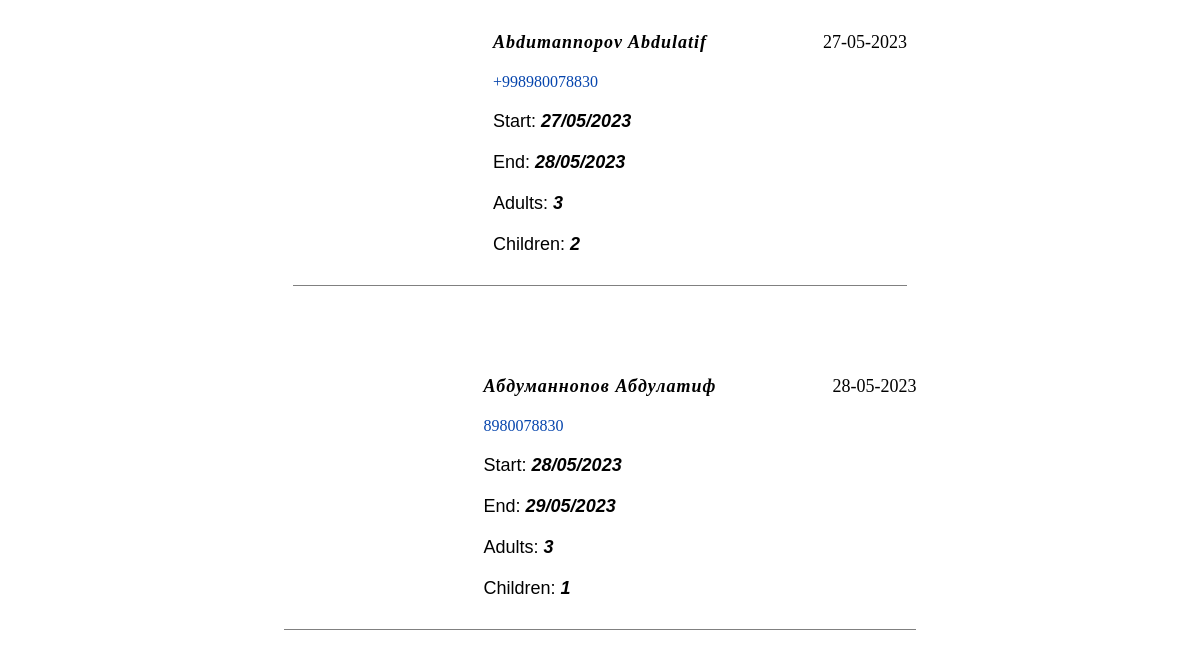
Before: /admin_panel (signed in, lower part) with the older database file.
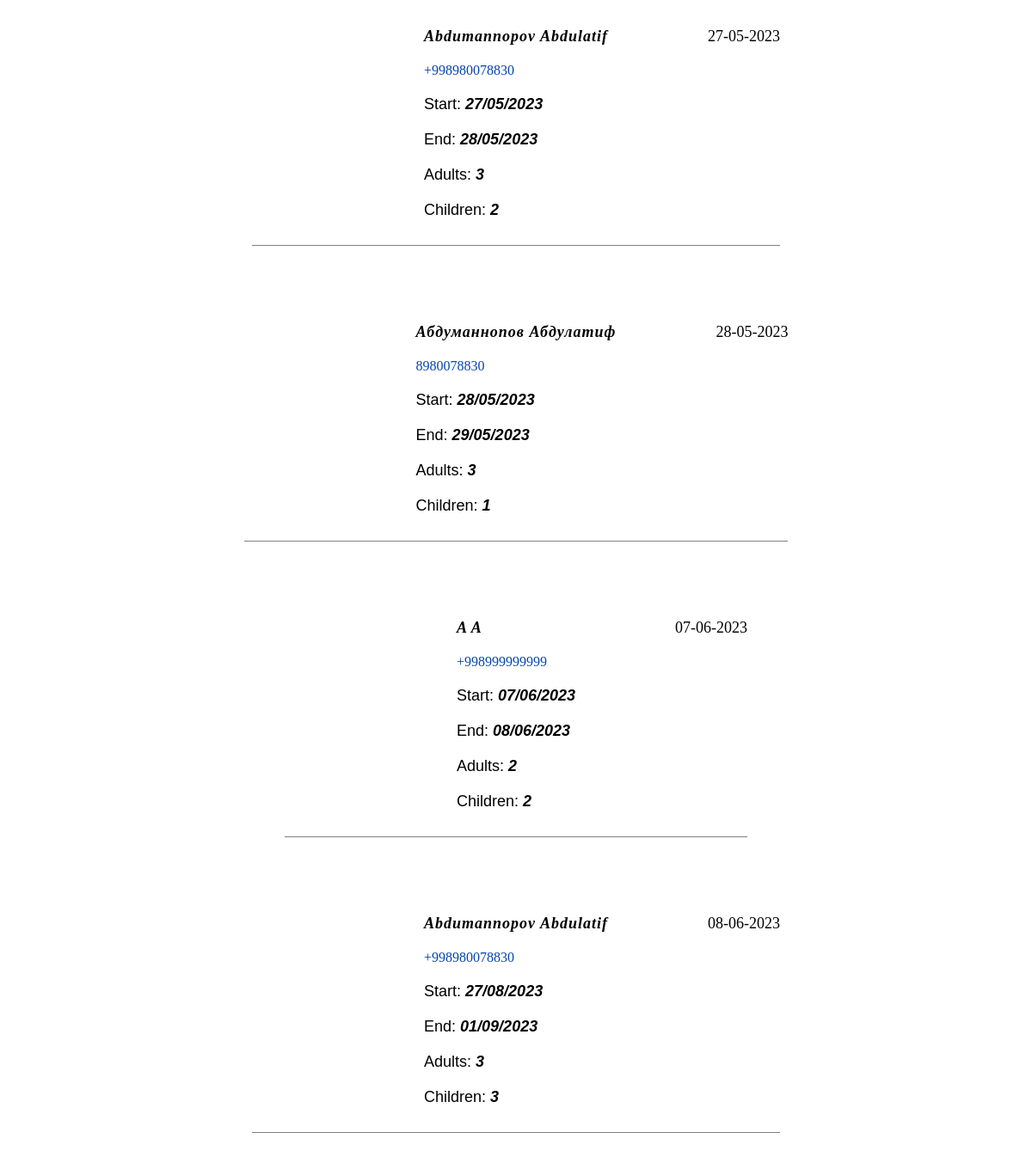
After: the same page with the newer database file.
### app/models.py (models this page shows, shortened)
class RatesModel(models.Model):
    firstname = models.CharField('First Name', max_length=100)
    lastname = models.CharField('Last Name', max_length=100)
    phone = models.CharField('Phone', max_length=150)
    adult = models.IntegerField('Adult', default=1)
    children = models.IntegerField('Children', default=0)
    start = models.CharField('Start', max_length=10)
    end = models.CharField('End', max_length=10)
    created = models.DateTimeField('Created', auto_now_add=True)
    updated = models.DateTimeField('Updated', auto_now=True)
    class Meta:
        verbose_name = 'Rate'
        verbose_name_plural = 'Rates'

### app/views.py (the view)
# urls.py: path('admin_panel', admin_panel, name='admin_panel'),
@login_required(login_url='login')
def admin_panel(request):
    reservation = ReservationModel.objects.all().order_by('-created')
    rate = RatesModel.objects.all()
    contacts = ContactModel.objects.all()
    today = date.today().strftime('%Y-%m-%d')
    return render(request, 'admin_panel.html', {'reservation': reservation,
                                                'today': today,
                                                'rates': rate,
                                                'contact': contacts})

### templates/admin_panel.html (shortened to what this page needs)
<html lang="en">
{% load static %}
<head>
    <link rel="stylesheet" href="{% static 'css/admin_panel.css' %}">
</head>
<body>
    <div id="content-4" class="hidden_show ">
        {% for i in rates %}
            <div class="appeal_box_reservation">
                <div class="appeal_name">{{ i.lastname }} {{ i.firstname }}</div>
                <a href="tel: {{ i.phone }}" class="appeal_phone">{{ i.phone }}</a>
                <div class="appeal_reservation">Start: <span>{{ i.start }}</span></div>
                <div class="appeal_reservation">End: <span>{{ i.end }}</span></div>
                <div class="appeal_reservation">Adults: <span>{{ i.adult }}</span></div>
                <div class="appeal_reservation">Children: <span>{{ i.children }}</span></div>
                <div class="time_rates">{{ i.created.date|date:"d-m-Y" }}</div>
            </div>
        {% endfor %}
    </div>
</body>
</html>

Changed rows visible on the page:
added RatesModel: lastname "A", firstname "A", phone "+998999999999", start "07/06/2023", end "08/06/2023", adult "2", children "2", created "07-06-2023"
added RatesModel: lastname "Abdumannopov", firstname "Abdulatif", phone "+998980078830", start "27/08/2023", end "01/09/2023", adult "3", children "3", created "08-06-2023"
